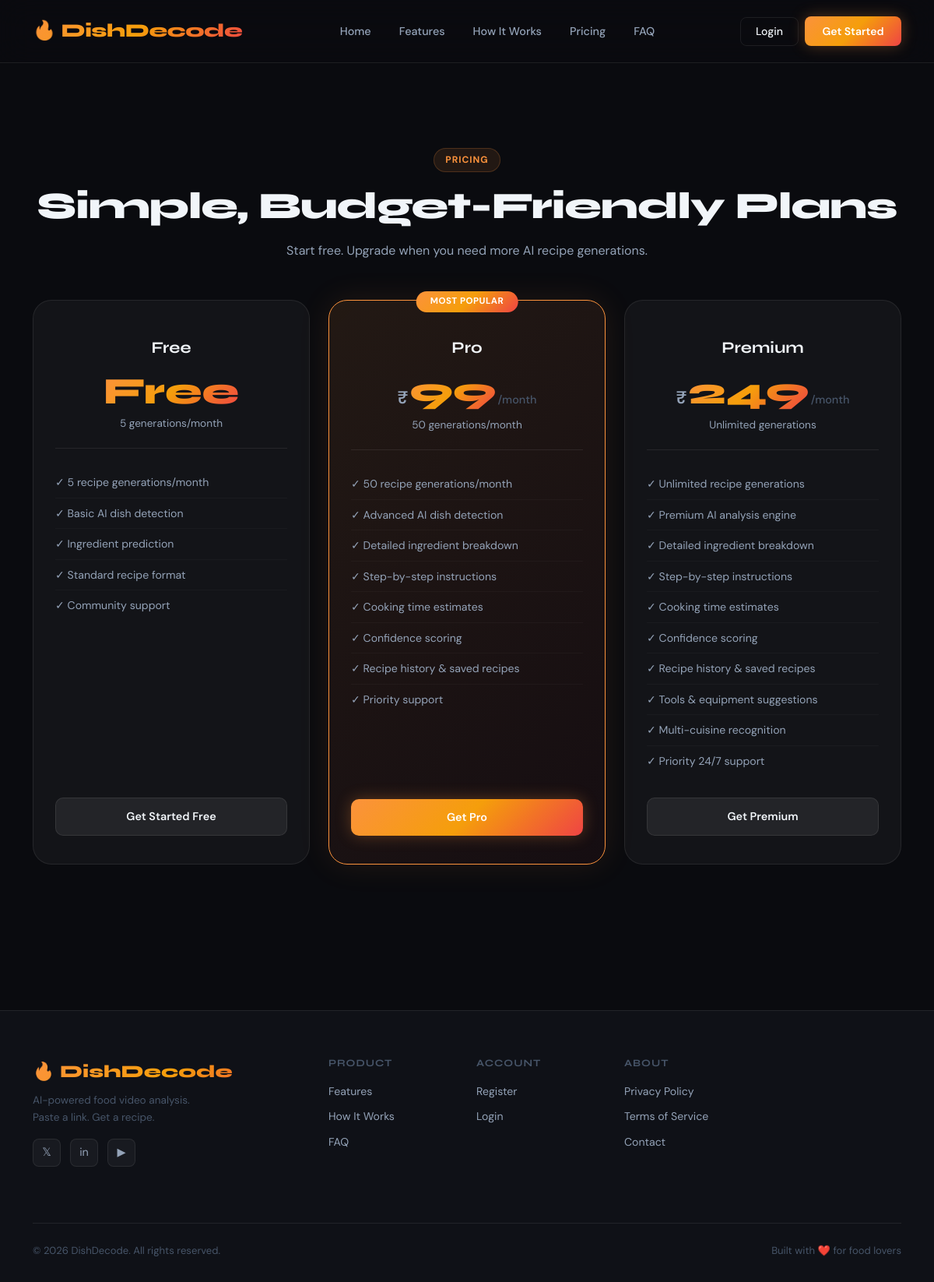
The app's page /users/pricing/ with its own data.
### users/models.py (models this page shows, shortened)
class SubscriptionPlan(models.Model):
    PLAN_CHOICES = [('free', 'Free'), ('pro', 'Pro'), ('premium', 'Premium')]
    name = models.CharField(max_length=20, choices=PLAN_CHOICES, unique=True)
    display_name = models.CharField(max_length=50)
    price_monthly = models.DecimalField(max_digits=8, decimal_places=2, default=0)
    generation_limit = models.IntegerField(default=5, help_text="Monthly generation limit. -1 for unlimited.")
    features = models.JSONField(default=list, help_text="List of feature strings")
    is_active = models.BooleanField(default=True)
    class Meta:
        ordering = ['price_monthly']

### users/views.py (the view)
# urls.py: path('pricing/', PricingView.as_view(), name='pricing'),
class PricingView(View):
    def get(self, request):
        plans = SubscriptionPlan.objects.filter(is_active=True)
        current_plan = None
        if request.user.is_authenticated:
            sub, _ = UserSubscription.objects.get_or_create(user=request.user)
            active = sub.active_plan
            current_plan = active.name if active else 'free'
        return render(request, 'users/pricing.html', {
            'plans': plans,
            'current_plan': current_plan,
        })

### templates/users/pricing.html (shortened to what this page needs)
{% extends 'base.html' %}
{% block content %}
<section class="section" style="padding-top:120px;">
  <div class="container">
    <div class="text-center mb-5 reveal">
      <div class="section-tag">Pricing</div>
      <h2 class="section-title">Simple, Budget-Friendly Plans</h2>
      <p class="section-subtitle mx-auto">Start free. Upgrade when you need more AI recipe generations.</p>
    </div>
    <div class="row g-4 justify-content-center">
      {% for plan in plans %}
      <div class="col-md-6 col-lg-4 reveal">
        <div class="pricing-card {% if plan.name == 'pro' %}pricing-card-featured{% endif %}">
          {% if plan.name == 'pro' %}
          <div class="pricing-popular">Most Popular</div>
          {% endif %}
          <div class="pricing-plan-name">{{ plan.display_name }}</div>
          <div class="pricing-price">
            {% if plan.price_monthly == 0 %}
              <span class="pricing-amount">Free</span>
            {% else %}
              <span class="pricing-currency">₹</span>
              <span class="pricing-amount">{{ plan.price_monthly|floatformat:0 }}</span>
              <span class="pricing-period">/month</span>
            {% endif %}
          </div>
          <div class="pricing-limit">
            {% if plan.generation_limit == -1 %}
              Unlimited generations
            {% else %}
              {{ plan.generation_limit }} generations/month
            {% endif %}
          </div>
          <ul class="pricing-features">
            {% for feature in plan.features %}
            <li>✓ {{ feature }}</li>
            {% endfor %}
          </ul>
          {% if user.is_authenticated %}
            {% if current_plan == plan.name %}
              <div class="btn-pricing-current">Current Plan</div>
            {% elif plan.name == 'free' %}
              <div class="btn-pricing-current" style="opacity:0.5;">Default Plan</div>
            {% else %}
              <a href="#" class="btn-pricing-cta {% if plan.name == 'pro' %}btn-pricing-featured{% endif %}" onclick="event.preventDefault(); document.getElementById('checkout-{{ plan.name }}').submit();">Upgrade to {{ plan.display_name }}</a>
              <form id="checkout-{{ plan.name }}" method="post" action="{% url 'create_order' plan.name %}" style="display:none;">{% csrf_token %}</form>
            {% endif %}
          {% else %}
            <a href="{% url 'register' %}" class="btn-pricing-cta {% if plan.name == 'pro' %}btn-pricing-featured{% endif %}">
              {% if plan.price_monthly == 0 %}Get Started Free{% else %}Get {{ plan.display_name }}{% endif %}
            </a>
          {% endif %}
        </div>
      </div>
      {% endfor %}
    </div>
  </div>
</section>
{% endblock %}

### static/css/main.css (style rules this page uses)
:root { --bg-primary: #0a0b0f; --bg-secondary: #0f1117; --bg-card: rgba(255,255,255,0.04); --bg-card-hover: rgba(255,255,255,0.07); --border: rgba(255,255,255,0.08); --border-glow: rgba(251,146,60,0.3); --accent-orange: #fb923c; --accent-amber: #f59e0b; --accent-red: #ef4444; --accent-glow: rgba(251,146,60,0.15); --text-primary: #f1f5f9; --text-secondary: #94a3b8; --text-muted: #475569; --gradient-hero: linear-gradient(135deg, #fb923c 0%, #f59e0b 50%, #ef4444 100%); --gradient-subtle: linear-gradient(135deg, rgba(251,146,60,0.1) 0%, rgba(239,68,68,0.05) 100%); --shadow-glow: 0 0 40px rgba(251,146,60,0.15); --shadow-card: 0 4px 24px rgba(0,0,0,0.4); --radius: 16px; --radius-sm: 10px; --radius-lg: 24px; --transition: all 0.3s cubic-bezier(0.4, 0, 0.2, 1); }
*, *::before, *::after { box-sizing: border-box; margin: 0; padding: 0; }
html { scroll-behavior: smooth; }
body { font-family: 'DM Sans', sans-serif; background-color: var(--bg-primary); color: var(--text-primary); overflow-x: hidden; line-height: 1.6; }
h1, h2, h3, h4, h5, h6 { font-family: 'Syne', sans-serif; }
.section { padding: 100px 0; }
.section-tag { display: inline-block; background: rgba(251,146,60,0.1); border: 1px solid rgba(251,146,60,0.2); color: var(--accent-orange); padding: 5px 14px; border-radius: 100px; font-size: 0.75rem; font-weight: 700; letter-spacing: 1px; text-transform: uppercase; margin-bottom: 1rem; }
.section-title { font-size: clamp(2rem, 4vw, 3rem); font-weight: 800; letter-spacing: -1px; line-height: 1.15; margin-bottom: 1rem; }
.section-subtitle { font-size: 1rem; color: var(--text-secondary); max-width: 500px; line-height: 1.8; }
.pricing-card { background: var(--bg-card); border: 1px solid var(--border); border-radius: var(--radius-lg); padding: 36px 28px; text-align: center; position: relative; transition: var(--transition); height: 100%; display: flex; flex-direction: column; }
.pricing-card-featured { border-color: var(--accent-orange); background: var(--gradient-subtle); box-shadow: 0 0 40px rgba(251,146,60,0.1); }
.pricing-popular { position: absolute; top: -12px; left: 50%; transform: translateX(-50%); background: var(--gradient-hero); color: #fff; padding: 4px 18px; border-radius: 20px; font-size: 0.72rem; font-weight: 700; text-transform: uppercase; letter-spacing: 0.5px; white-space: nowrap; }
.pricing-plan-name { font-family: 'Syne', sans-serif; font-size: 1.3rem; font-weight: 700; margin-bottom: 16px; margin-top: 8px; }
.pricing-price { margin-bottom: 6px; display: flex; align-items: baseline; justify-content: center; gap: 2px; }
.pricing-currency { font-size: 1.4rem; font-weight: 600; color: var(--text-secondary); }
.pricing-amount { font-family: 'Syne', sans-serif; font-size: 3rem; font-weight: 800; background: var(--gradient-hero); -webkit-background-clip: text; -webkit-text-fill-color: transparent; background-clip: text; line-height: 1; }
.pricing-period { font-size: 0.9rem; color: var(--text-muted); font-weight: 500; }
.pricing-limit { font-size: 0.85rem; color: var(--text-secondary); margin-bottom: 24px; padding-bottom: 20px; border-bottom: 1px solid var(--border); }
.pricing-features { list-style: none; padding: 0; margin: 0 0 28px; text-align: left; flex-grow: 1; }
.pricing-features li { padding: 8px 0; font-size: 0.88rem; color: var(--text-secondary); border-bottom: 1px solid rgba(255,255,255,0.03); }
.pricing-features li:last-child { border-bottom: none; }
.btn-pricing-cta { display: block; padding: 12px 24px; border-radius: var(--radius-sm); font-size: 0.9rem; font-weight: 600; text-decoration: none; text-align: center; background: var(--bg-card-hover); border: 1px solid var(--border); color: var(--text-primary); transition: var(--transition); }
.btn-pricing-featured { background: var(--gradient-hero); border: none; color: #fff; box-shadow: 0 0 20px rgba(251,146,60,0.3); }
.reveal { opacity: 0; transform: translateY(30px); transition: opacity 0.6s ease, transform 0.6s ease; }
.reveal.visible { opacity: 1; transform: translateY(0); }

### records on screen
SubscriptionPlan: display_name "Free", price_monthly "Free", generation_limit "5", features "5 recipe generations/month" "Basic AI dish detection" "Ingredient prediction" "Standard recipe format" "Community support"
SubscriptionPlan: name "MOST POPULAR", display_name "Pro", price_monthly "99", generation_limit "50", features "50 recipe generations/month" "Advanced AI dish detection" "Detailed ingredient breakdown" "Step-by-step instructions" "Cooking time estimates" "Confidence scoring" "Recipe history & saved recipes" "Priority support"
SubscriptionPlan: display_name "Premium", price_monthly "249", generation_limit "Unlimited generations", features "Unlimited recipe generations" "Premium AI analysis engine" "Detailed ingredient breakdown" "Step-by-step instructions" "Cooking time estimates" "Confidence scoring" "Recipe history & saved recipes" "Tools & equipment suggestions" "Multi-cuisine recognition" "Priority 24/7 support"
